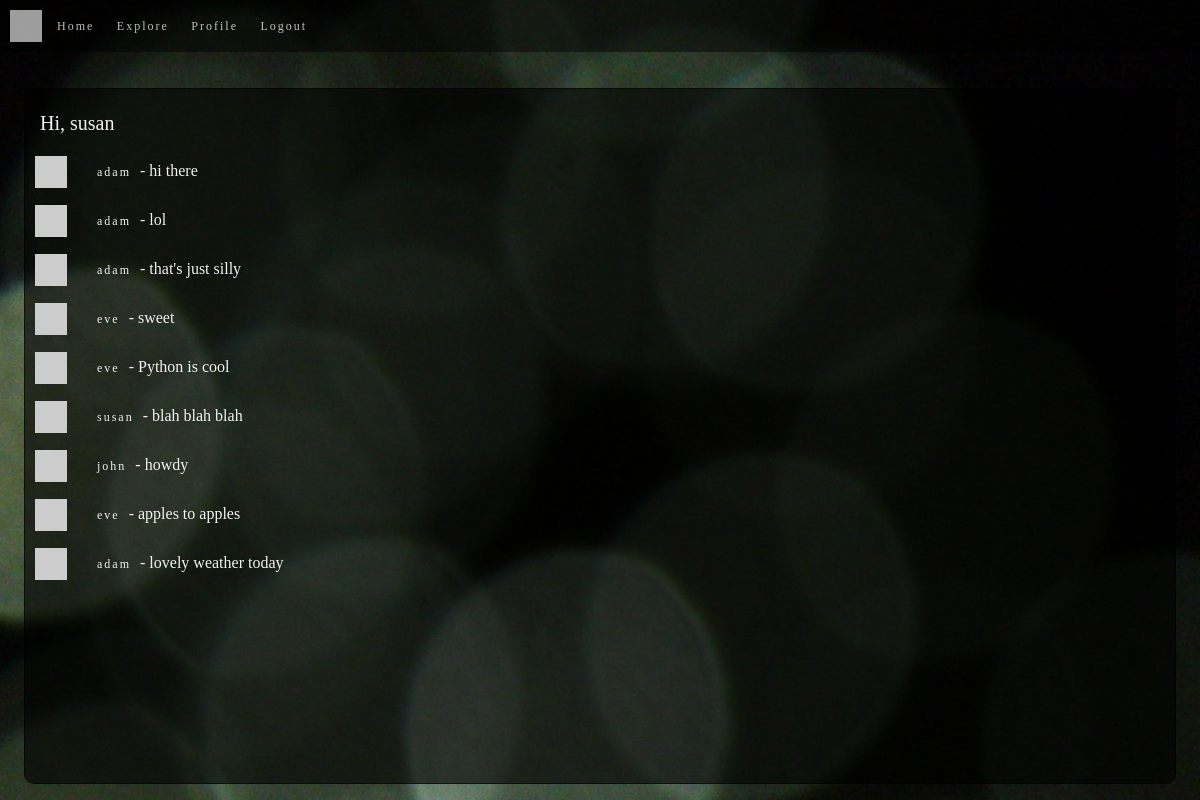
Page /explore (signed in) on the committed database.
### app/models.py (models this page shows, shortened)
class User(UserMixin, db.Model):
    id = db.Column(db.Integer, primary_key=True)
    username = db.Column(db.String(64), index=True, unique=True)
    email = db.Column(db.String(120), index=True, unique=True)
    password_hash = db.Column(db.String(128))
    posts = db.relationship('Post', backref='author', lazy='dynamic')
    about_me = db.Column(db.String(140))
    last_seen = db.Column(db.DateTime, default=datetime.utcnow)
    followed = db.relationship(
        'User', secondary=followers,
        primaryjoin=(followers.c.follower_id == id),
        secondaryjoin=(followers.c.followed_id == id),
        backref=db.backref('followers', lazy='dynamic'), lazy='dynamic')
    def avatar(self):
        digest = md5(self.email.lower().encode('utf-8')).hexdigest()
        return avatar_dicebear("jdenticon", digest[12:])

class Post(db.Model):
    id = db.Column(db.Integer, primary_key=True)
    body = db.Column(db.String(140))
    timestamp = db.Column(db.DateTime, index=True, default=datetime.utcnow)
    user_id = db.Column(db.Integer, db.ForeignKey('user.id'))

### app/routes.py (the view)
@app.route('/explore', methods=["GET"])
@login_required
def explore():
    page = request.args.get('page', 1, type=int)
    posts = Post.query.order_by(Post.timestamp.desc()).paginate(page, app.config['POSTS_PER_PAGE'], False)
    next_url = url_for('explore', page=posts.next_num) if posts.has_next else None
    prev_url = url_for('explore', page=posts.prev_num) if posts.has_prev else None
    return render_template('index.html', title='Explore', posts=posts.items, next_url=next_url, prev_url=prev_url)

### app/models.py (called while the page is built)
@login.user_loader
def load_user(id):
    return User.query.get(int(id))

### app/routes.py (called while the page is built)
@app.before_request
def before_request():
    if current_user.is_authenticated:
        current_user.last_seen = datetime.utcnow()
        db.session.commit()

### app/utils.py (called while the page is built)
def avatar_dicebear(sprite, seed, mood=None):
    valid_sprites = [
        "male", "female", "human", "identicon",
        "initials", "bottts", "avataaars", "jdenticon", "gridy"]
    valid_moods = ["happy", "sad", "surprised"]
    if sprite not in valid_sprites:
        return "SPRITE MUST BE ONE OF : {}".format(", ".join(valid_sprites))
    if (mood is not None) and (mood in valid_moods):
        return "https://avatars.dicebear.com/v2/{sprites}/{seed}.svg?options[mood][]={mood}".format(sprites=sprite, seed=seed, mood=mood)
    return "https://avatars.dicebear.com/v2/{sprites}/{seed}.svg".format(sprites=sprite, seed=seed)

### app/templates/index.html (shortened to what this page needs)
{% extends "base.html" %}
{% block content%}
    <h1 id="subject">Hi, {{ current_user.username }}</h1>
    <div id="matter">
        {% if posts %}
        <ul>
            {% for post in posts %}
                {% include "_post.html" %}
            {% endfor %}
        </ul>
        {% endif %}
    </div>
{% endblock %}

### app/templates/_post.html
<section class="user-post">
    <img src="{{ post.author.avatar() }}" width="32px">
    <p class="user-posted">
        <a href="{{ url_for('user', username=post.author.username) }}">{{ post.author.username }}</a>
         - <b>{{ post.body }}</b>
    </p>
</section>

### app/static/css/index.css (style rules this page uses)
html, body, div, span, applet, object, iframe, h1, h2, h3, h4, h5, h6, p, blockquote, pre, a, abbr, acronym, address, big, cite, code, del, dfn, em, img, ins, kbd, q, s, samp, small, strike, strong, sub, sup, tt, var, b, u, i, center, dl, dt, dd, ol, ul, li, fieldset, form, label, legend, table, caption, tbody, tfoot, thead, tr, th, td, article, aside, canvas, details, embed, figure, figcaption, footer, header, hgroup, menu, nav, output, ruby, section, summary, time, mark, audio, video { margin: 0; padding: 0; border: 0; font-size: 100%; font: inherit; vertical-align: baseline; }
article, aside, details, figcaption, figure, footer, header, hgroup, menu, nav, section { display: block; }
body { line-height: 1; }
ol, ul { list-style: none; }
* { box-sizing: border-box; }
html { font-size: 62.5%; }
html, body { font-family: 'sans-serif'; }
a { color: #f2f2f2; text-decoration: none; padding: 5px; }
body { margin: 0; }
body { background-image: url("../images/becca-romine-Lll4QeybDEg-unsplash.jpg"); display: flex; flex-direction: column; }
.body-content h1 { padding: 1.5rem; }
.body-content p { padding: 1.5rem; }
h1 { font-size: 2rem; color: #f2f2f2; }
a { font-size: 1.2rem; letter-spacing: 0.2rem; padding-left: 1.5rem; }
.user-post, .profile-head { display: flex; align-items: center; flex-wrap: wrap; padding-left: 1rem; color: #f2f2f2; background-color: rgba(0, 0, 0, 0); }

### rows in the picture
User: username "susan"
Post: author.username "adam", body "hi there"
Post: author.username "adam", body "lol"
Post: author.username "adam", body "that's just silly"
Post: author.username "eve", body "sweet"
Post: author.username "eve", body "Python is cool"
Post: author.username "susan", body "blah blah blah"
Post: author.username "john", body "howdy"
Post: author.username "eve", body "apples to apples"
Post: author.username "adam", body "lovely weather today"
